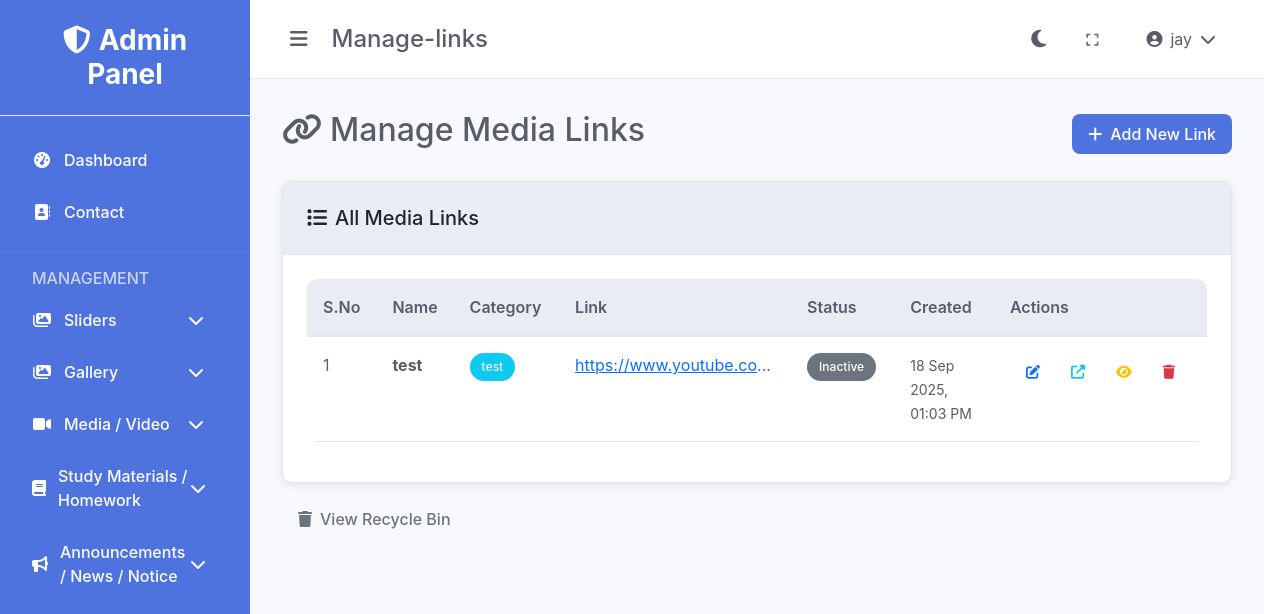
Screenshot of /media/manage-links.php (signed in) with the database file from the repository.
### tables this page shows
CREATE TABLE IF NOT EXISTS `media_links` (
  `id` int(11) NOT NULL AUTO_INCREMENT,
  `category_id` int(11) DEFAULT NULL,
  `name` varchar(255) NOT NULL,
  `link_url` text NOT NULL,
  `description` text DEFAULT NULL,
  `status` enum('active','inactive') DEFAULT 'active',
  `created_at` timestamp NOT NULL DEFAULT current_timestamp(),
  `updated_at` timestamp NOT NULL DEFAULT current_timestamp() ON UPDATE current_timestamp(),
  PRIMARY KEY (`id`),
  KEY `category_id` (`category_id`)
);

CREATE TABLE IF NOT EXISTS `media_categories` (
  `id` int(11) NOT NULL AUTO_INCREMENT,
  `name` varchar(255) NOT NULL,
  `description` text DEFAULT NULL,
  `status` enum('active','inactive') DEFAULT 'active',
  `created_at` timestamp NOT NULL DEFAULT current_timestamp(),
  `updated_at` timestamp NOT NULL DEFAULT current_timestamp() ON UPDATE current_timestamp(),
  PRIMARY KEY (`id`)
);

### media/manage-links.php (the view, shortened to what this page needs)
<?php
require_once '../config/database.php';
require_once '../includes/functions.php';
$sql = "SELECT ml.*, mc.name as category_name FROM media_links ml
        LEFT JOIN media_categories mc ON ml.category_id = mc.id
        ORDER BY ml.created_at DESC";
$result = $conn->query($sql);
$links = $result->fetch_all(MYSQLI_ASSOC);
?>
<!DOCTYPE html>
<html lang="en">
<head>
    <link href="https://cdn.jsdelivr.net/npm/bootstrap@5.3.0/dist/css/bootstrap.min.css" rel="stylesheet">
    <link href="https://cdnjs.cloudflare.com/ajax/libs/font-awesome/6.4.0/css/all.min.css" rel="stylesheet">
    <link href="<?php echo getAssetUrl('css/style.css'); ?>" rel="stylesheet">
</head>
<body data-theme="light">
    <div class="admin-layout">
        <?php include '../includes/sidebar.php'; ?>
        <div class="main-content">
            <?php include '../includes/header.php'; ?>
            <div class="content">
                <div class="d-flex justify-content-between align-items-center mb-4">
                    <h2><i class="fas fa-link me-2"></i>Manage Media Links</h2>
                    <a href="add-link.php" class="btn btn-primary">
                        <i class="fas fa-plus me-2"></i>Add New Link
                    </a>
                </div>
                <div class="card">
                    <div class="card-header">
                        <h5 class="mb-0"><i class="fas fa-list me-2"></i>All Media Links</h5>
                    </div>
                    <div class="card-body">
                        <?php if (empty($links)): ?>
                            <div class="text-center py-5">
                                <i class="fas fa-link fa-3x text-muted mb-3"></i>
                                <h5 class="text-muted">No media links found</h5>
                                <p class="text-muted">Start by adding your first media link.</p>
                                <a href="add-link.php" class="btn btn-primary">
                                    <i class="fas fa-plus me-2"></i>Add First Link
                                </a>
                            </div>
                        <?php else: ?>
                            <div class="table-responsive">
                                <table class="table table-hover">
                                    <thead>
                                        <tr>
                                            <th width="50">S.No</th>
                                            <th>Name</th>
                                            <th width="120">Category</th>
                                            <th>Link</th>
                                            <th width="120">Status</th>
                                            <th width="150">Created</th>
                                            <th width="200">Actions</th>
                                        </tr>
                                    </thead>
                                    <tbody>
                                        <?php foreach ($links as $index => $link): ?>
                                            <tr>
                                                <td><?php echo $index + 1; ?></td>
                                                <td>
                                                    <strong><?php echo htmlspecialchars($link['name']); ?></strong>
                                                </td>
                                                <td>
                                                    <span class="badge bg-info"><?php echo htmlspecialchars($link['category_name']); ?></span>
                                                </td>
                                                <td>
                                                    <a href="<?php echo htmlspecialchars($link['link_url']); ?>"
                                                       target="_blank" class="text-truncate d-inline-block"
                                                       style="max-width: 200px;" title="<?php echo htmlspecialchars($link['link_url']); ?>">
                                                        <?php echo htmlspecialchars($link['link_url']); ?>
                                                    </a>
                                                </td>
                                                <td>
                                                    <?php echo getStatusBadge($link['status']); ?>
                                                </td>
                                                <td>
                                                    <small class="text-muted">
                                                        <?php echo formatDate($link['created_at']); ?>
                                                    </small>
                                                </td>
                                                <td>
                                                    <div class="btn-group" role="group">
                                                        <a href="edit-link.php?id=<?php echo $link['id']; ?>"
                                                           class="btn btn-sm btn-outline-primary"
                                                           title="Edit">
                                                            <i class="fas fa-edit"></i>
                                                        </a>
                                                        <a href="<?php echo htmlspecialchars($link['link_url']); ?>"
                                                           class="btn btn-sm btn-outline-info"
                                                           title="View"
                                                           target="_blank">
                                                            <i class="fas fa-external-link-alt"></i>
                                                        </a>
                                                        <a href="?toggle_status=<?php echo $link['id']; ?>"
                                                           class="btn btn-sm btn-outline-warning"
                                                           title="<?php echo $link['status'] == 'active' ? 'Deactivate' : 'Activate'; ?>"
                                                           onclick="return confirm('Are you sure you want to <?php echo $link['status'] == 'active' ? 'deactivate' : 'activate'; ?> this link?')">
                                                            <i class="fas fa-<?php echo $link['status'] == 'active' ? 'eye-slash' : 'eye'; ?>"></i>
                                                        </a>
                                                        <a href="?delete=<?php echo $link['id']; ?>"
                                                           class="btn btn-sm btn-outline-danger"
                                                           title="Delete"
                                                           onclick="return confirm('Are you sure you want to delete this link? It will be moved to recycle bin.')">
                                                            <i class="fas fa-trash"></i>
                                                        </a>
                                                    </div>
                                                </td>
                                            </tr>
                                        <?php endforeach; ?>
                                    </tbody>
                                </table>
                            </div>
                        <?php endif; ?>
                    </div>
                </div>
                <div class="mt-3">
                    <a href="recycle.php" class="btn btn-outline-secondary">
                        <i class="fas fa-trash me-2"></i>View Recycle Bin
                    </a>
                </div>
            </div>
        </div>
    </div>
</body>
</html>

### includes/functions.php (shortened to what this page needs)
<?php
function getBaseUrl() {
    $protocol = isset($_SERVER['HTTPS']) && $_SERVER['HTTPS'] === 'on' ? 'https' : 'http';
    $host = $_SERVER['HTTP_HOST'];
    $scriptPath = $_SERVER['SCRIPT_NAME'];
    $adminPanelPos = strpos($scriptPath, '/control-dashboard');
    if ($adminPanelPos !== false) {
        $basePath = substr($scriptPath, 0, $adminPanelPos + strlen('/control-dashboard'));
        $path = substr($basePath, 0, $adminPanelPos);
    } else {
        $path = '';
    }
    return $protocol . '://' . $host . $path;
}
function getAssetUrl($path = '') {
    $baseUrl = getBaseUrl();
    $adminPath = '/control-dashboard';
    $path = ltrim($path, '/');
    return $baseUrl . $adminPath . '/assets/' . $path;
}
function getStatusBadge($status) {
    switch ($status) {
        case 'inactive':
            return '<span class="badge bg-secondary">Inactive</span>';
    }
}
function formatDate($date) {
    return date('d M Y, h:i A', strtotime($date));
}
?>

### assets/css/style.css (style rules this page uses)
:root { --primary-color: #4e73df; --secondary-color: #858796; --success-color: #1cc88a; --info-color: #36b9cc; --warning-color: #f6c23e; --danger-color: #e74a3b; --light-color: #f8f9fc; --dark-color: #5a5c69; --sidebar-width: 250px; --header-height: 60px; --transition-speed: 0.3s; }
[data-theme="light"] { --bg-primary: #ffffff; --bg-secondary: #f8f9fc; --bg-tertiary: #eaecf4; --text-primary: #5a5c69; --text-secondary: #858796; --border-color: #e3e6f0; --card-bg: #ffffff; --sidebar-bg: #4e73df; --header-bg: #ffffff; }
* { margin: 0; padding: 0; box-sizing: border-box; }
body { font-family: 'Nunito', -apple-system, BlinkMacSystemFont, 'Segoe UI', Roboto, sans-serif; background-color: var(--bg-secondary); color: var(--text-primary); transition: background-color var(--transition-speed), color var(--transition-speed); }
.admin-layout { display: flex; min-height: 100vh; }
.main-content { flex: 1; margin-left: var(--sidebar-width); transition: margin-left var(--transition-speed); }
.content { padding: 2rem; }
.card { background: var(--card-bg); border: 1px solid var(--border-color); border-radius: 10px; box-shadow: 0 2px 10px rgba(0, 0, 0, 0.1); transition: all 0.3s ease; }
.card-header { background: var(--bg-tertiary); border-bottom: 1px solid var(--border-color); padding: 1.5rem; border-radius: 10px 10px 0 0; }
.card-body { padding: 1.5rem; }
.btn { border-radius: 8px; font-weight: 500; padding: 0.5rem 1rem; transition: all 0.3s ease; border: none; }
.btn-primary { background: var(--primary-color); color: white; }
.table { background: var(--card-bg); border-radius: 10px; overflow: hidden; }
.table th { background: var(--bg-tertiary); border-bottom: 2px solid var(--border-color); color: var(--text-primary); font-weight: 600; padding: 1rem; }
.table td { padding: 1rem; border-bottom: 1px solid var(--border-color); color: var(--text-primary); }
.badge { padding: 0.5rem 0.75rem; border-radius: 20px; font-weight: 500; }

### rows the page displays
media_links: name "test", media_categories.name "test", link_url "https://www.youtube.co…", status "Inactive", created_at "18 Sep 2025, 01:03 PM"

### other values shown
basename($_SERVER['PHP_SELF'], '.php') "Manage-links"
$_SESSION['full_name'] "jay"
